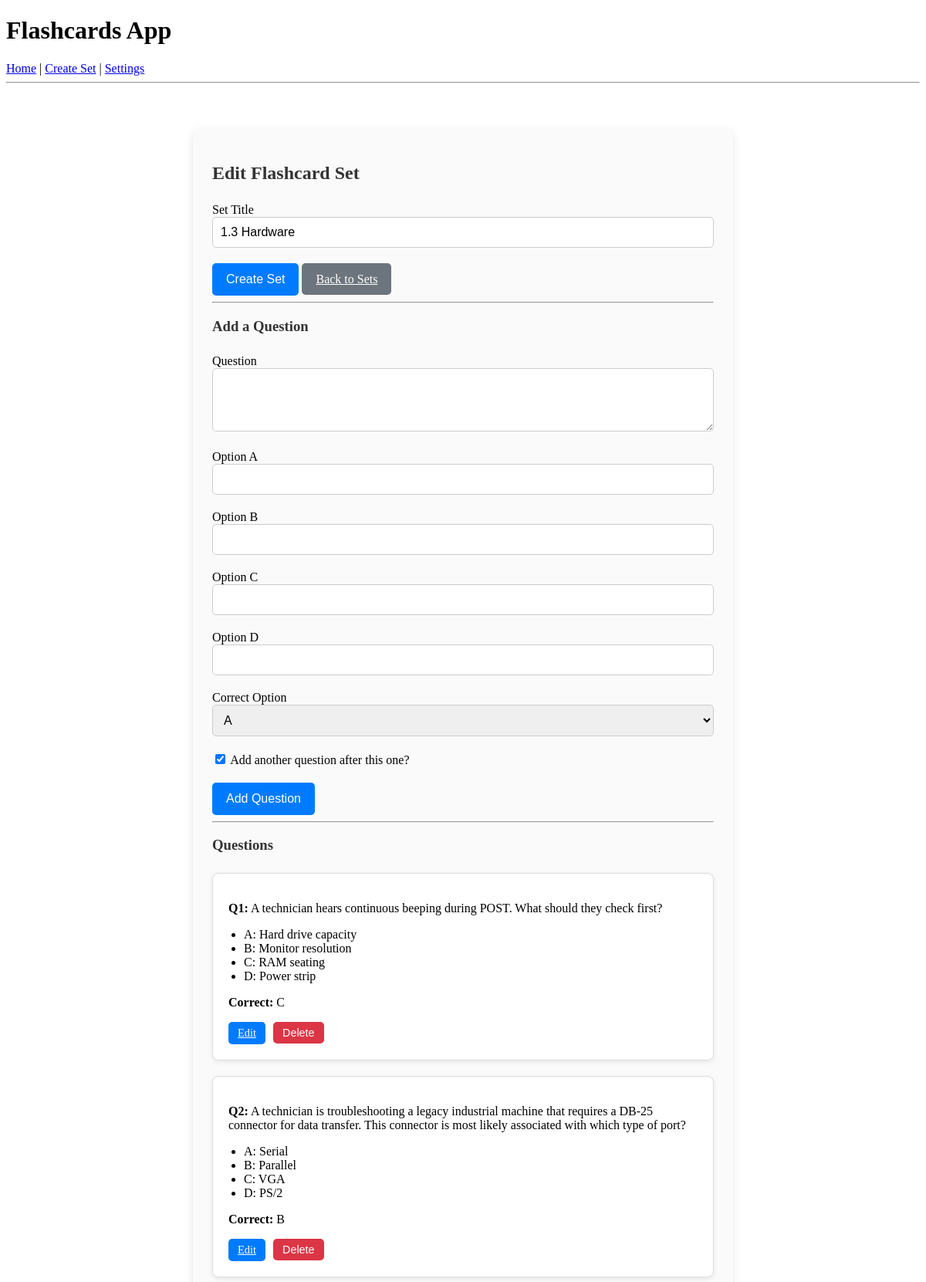
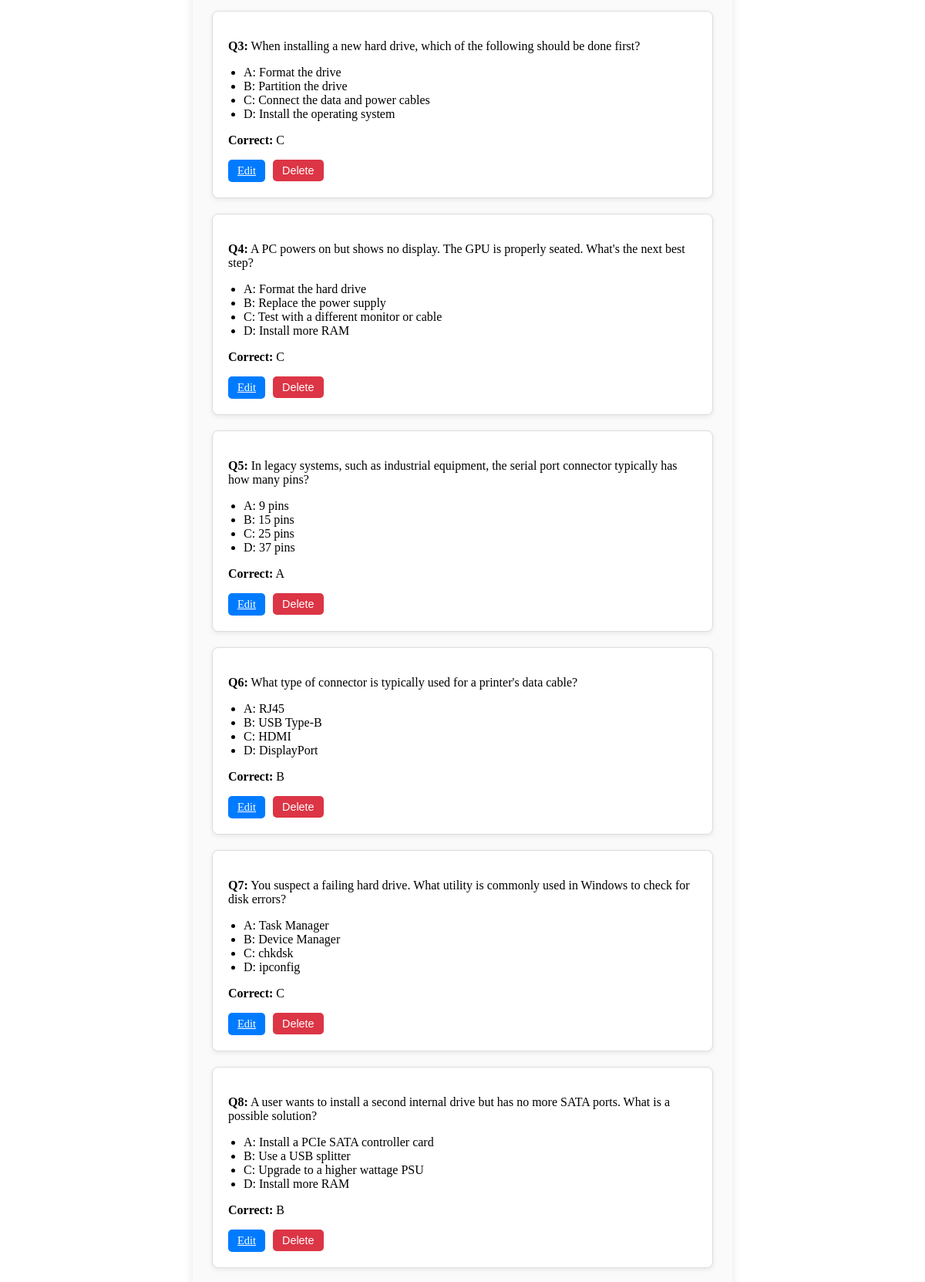
The app's page /set/3/edit (upper part) with its own data (2 pictures, top to bottom).
### models.py (models this page shows)
class FlashcardSet(db.Model):
    id = db.Column(db.Integer, primary_key=True)
    title = db.Column(db.String(100), nullable=False)
    questions = db.relationship('Question', backref='set', cascade="all, delete-orphan")

class Question(db.Model):
    id = db.Column(db.Integer, primary_key=True)
    set_id = db.Column(db.Integer, db.ForeignKey('flashcard_set.id'), nullable=False)
    question_text = db.Column(db.String(200), nullable=False)
    option_a = db.Column(db.String(100), nullable=False)
    option_b = db.Column(db.String(100), nullable=False)
    option_c = db.Column(db.String(100), nullable=False)
    option_d = db.Column(db.String(100), nullable=False)
    correct_option = db.Column(db.String(1), nullable=False)  # 'A', 'B', 'C', 'D'

### app.py (the view, shortened to what this page needs)
@app.route('/set/<int:set_id>/edit', methods=['GET', 'POST'])
def edit_set(set_id):
    flashcard_set = FlashcardSet.query.get_or_404(set_id)
    set_form = FlashcardSetForm(obj=flashcard_set)
    question_form = QuestionForm()
    if set_form.validate_on_submit() and set_form.submit.data:
        flashcard_set.title = set_form.title.data
        db.session.commit()
        return redirect(url_for('edit_set', set_id=set_id, updated=1))
    message = None
    if request.args.get('updated'):
        message = "Set updated successfully!"
    elif request.args.get('added'):
        message = "Question added!"
    question_form.continue_adding.data = True
    return render_template(
        'edit_set.html',
        set=flashcard_set,
        set_form=set_form,
        question_form=question_form,
        message=message
    )

### forms.py
class FlashcardSetForm(FlaskForm):
    title = StringField('Set Title', validators=[DataRequired()])
    submit = SubmitField('Create Set')

class QuestionForm(FlaskForm):
    question_text = TextAreaField('Question', validators=[DataRequired()])
    option_a = StringField('Option A', validators=[DataRequired()])
    option_b = StringField('Option B', validators=[DataRequired()])
    option_c = StringField('Option C', validators=[DataRequired()])
    option_d = StringField('Option D', validators=[DataRequired()])
    correct_option = SelectField('Correct Option', choices=[('A','A'),('B','B'),('C','C'),('D','D')], validators=[DataRequired()])
    continue_adding = BooleanField('Add another question after this one?')
    submit = SubmitField('Add Question')

### templates/edit_set.html (shortened to what this page needs)
{% extends 'base.html' %}
{% block content %}
<div class="edit-set-container">
    <h2>Edit Flashcard Set</h2>
    <form method="POST" class="edit-set-form">
        <div class="form-group">
            {{ set_form.title.label }}
            {{ set_form.title(class="form-control") }}
        </div>
        <div class="form-buttons">
            {{ set_form.submit(class="btn btn-primary") }}
            <a href="{{ url_for('index') }}" class="btn btn-secondary">Back to Sets</a>
        </div>
    </form>
    <hr>
    <h3>Add a Question</h3>
    <form method="POST" id="add-question-form">
        <div class="form-group">
            {{ question_form.question_text.label }}
            {{ question_form.question_text(rows=4, class="form-control", id="question_text") }}
        </div>
        <div class="form-group">
            {{ question_form.option_a.label }}
            {{ question_form.option_a(class="form-control") }}
        </div>
        <div class="form-group">
            {{ question_form.option_b.label }}
            {{ question_form.option_b(class="form-control") }}
        </div>
        <div class="form-group">
            {{ question_form.option_c.label }}
            {{ question_form.option_c(class="form-control") }}
        </div>
        <div class="form-group">
            {{ question_form.option_d.label }}
            {{ question_form.option_d(class="form-control") }}
        </div>
        <div class="form-group">
            {{ question_form.correct_option.label }}
            {{ question_form.correct_option(class="form-control") }}
        </div>
        <div class="form-group">
            {{ question_form.continue_adding() }}
            {{ question_form.continue_adding.label }}
        </div>
        <button type="submit" class="btn btn-primary">
            Add Question
        </button>
    </form>
    <hr>
    <h3>Questions</h3>
    <div class="question-cards">
        {% for question in set.questions %}
        <div class="question-card">
            <p><strong>Q{{ loop.index }}:</strong> {{ question.question_text }}</p>
            <ul>
                <li>A: {{ question.option_a }}</li>
                <li>B: {{ question.option_b }}</li>
                <li>C: {{ question.option_c }}</li>
                <li>D: {{ question.option_d }}</li>
            </ul>
            <p><strong>Correct:</strong> {{ question.correct_option }}</p>
            <div class="card-buttons">
                <a href="{{ url_for('edit_question', question_id=question.id) }}"
                   class="btn btn-sm btn-primary">Edit</a>
                <form method="POST"
                      action="{{ url_for('delete_question', question_id=question.id) }}"
                      style="display:inline;"
                      onsubmit="return confirm('Delete this question?');">
                    <button class="btn btn-sm btn-danger">Delete</button>
                </form>
            </div>
        </div>
        {% else %}
        <p>No questions yet.</p>
        {% endfor %}
    </div>
</div>
{% endblock %}

### static/style.css (style rules this page uses)
.edit-set-container { max-width: 750px; margin: 30px auto; padding: 25px; background-color: #fafafa; border-radius: 10px; box-shadow: 0 4px 12px rgba(0,0,0,0.1); }
h2, h3 { margin-bottom: 25px; color: #333; }
.form-group { margin-bottom: 20px; }
input[type="text"], textarea, select { width: 100%; padding: 10px; font-size: 1em; box-sizing: border-box; border: 1px solid #ccc; border-radius: 5px; }
textarea { resize: vertical; }
button, input[type="submit"], .btn { padding: 12px 18px; font-size: 1em; cursor: pointer; border-radius: 5px; border: none; }
.btn-primary { background-color: #007bff; color: white; }
.btn-secondary { background-color: #6c757d; color: white; }
.btn-danger { background-color: #dc3545; color: white; }
.btn-sm { padding: 6px 12px; font-size: 0.9em; }
.form-buttons { margin-top: 15px; }
.question-cards { display: flex; flex-direction: column; gap: 20px; margin-top: 20px; }
.question-card { border: 1px solid #ddd; border-radius: 8px; padding: 20px; box-shadow: 0 2px 6px rgba(0,0,0,0.08); background-color: #fff; }
.question-card ul { padding-left: 20px; }
.card-buttons { margin-top: 12px; display: flex; gap: 10px; }

### records on screen
FlashcardSet: title "1.3 Hardware"
Question: question_text "A technician hears continuous beeping during POST. What should they check first?", option_a "Hard drive capacity", option_b "Monitor resolution", option_c "RAM seating", option_d "Power strip", correct_option "C"
Question: question_text "A technician is troubleshooting a legacy industrial machine that requires a DB-25 connector for data transfer. This connector is most likely associated with which type of port?", option_a "Serial", option_b "Parallel", option_c "VGA", option_d "PS/2", correct_option "B"
Question: question_text "When installing a new hard drive, which of the following should be done first?", option_a "Format the drive", option_b "Partition the drive", option_c "Connect the data and power cables", option_d "Install the operating system", correct_option "C"
Question: question_text "A PC powers on but shows no display. The GPU is properly seated. What's the next best step?", option_a "Format the hard drive", option_b "Replace the power supply", option_c "Test with a different monitor or cable", option_d "Install more RAM", correct_option "C"
Question: question_text "In legacy systems, such as industrial equipment, the serial port connector typically has how many pins?", option_a "9 pins", option_b "15 pins", option_c "25 pins", option_d "37 pins", correct_option "A"
Question: question_text "What type of connector is typically used for a printer's data cable?", option_a "RJ45", option_b "USB Type-B", option_c "HDMI", option_d "DisplayPort", correct_option "B"
Question: question_text "You suspect a failing hard drive. What utility is commonly used in Windows to check for disk errors?", option_a "Task Manager", option_b "Device Manager", option_c "chkdsk", option_d "ipconfig", correct_option "C"
Question: question_text "A user wants to install a second internal drive but has no more SATA ports. What is a possible solution?", option_a "Install a PCIe SATA controller card", option_b "Use a USB splitter", option_c "Upgrade to a higher wattage PSU", option_d "Install more RAM", correct_option "B"

### other values on screen
{{ set_form.title.label }} "Set Title"
{{ question_form.question_text.label }} "Question"
{{ question_form.option_a.label }} "Option A"
{{ question_form.option_b.label }} "Option B"
{{ question_form.option_c.label }} "Option C"
{{ question_form.option_d.label }} "Option D"
{{ question_form.correct_option.label }} "Correct Option"
{{ question_form.continue_adding.label }} "Add another question after this one?"
